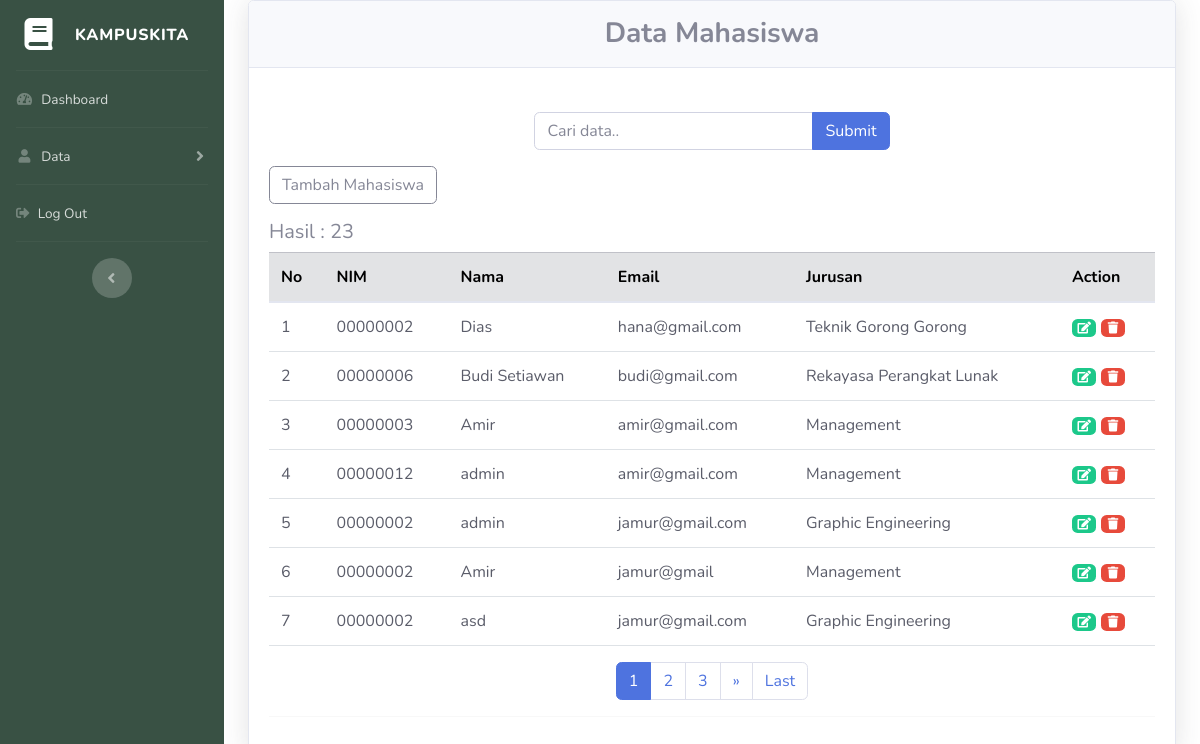
Screenshot of /index.php/mahasiswa with the database file from the repository.
### tables this page shows
CREATE TABLE `mahasiswa` (
  `id` int(11) NOT NULL,
  `nama` varchar(100) NOT NULL,
  `nim` varchar(8) NOT NULL,
  `email` varchar(100) NOT NULL,
  `jurusan` varchar(50) NOT NULL
);

### application/controllers/Mahasiswa.php (called while the page is built, shortened)
<?php
class Mahasiswa extends CI_Controller
{
	public function __construct()
	{
		$this->load->model('ModelAdmin');
	}
	public function index()
	{
		$queryAllMahasiswa = $this->ModelAdmin->getDataMahasiswa();
		$data = array('mahasiswa' => $queryAllMahasiswa);
		$title['title'] = "KampusKita Mahasiswa";
		if($this->input->post('submit')) {
			$data['keyword'] = $this->input->post('keyword');
			$this->session->set_userdata('keyword', $data['keyword']);
		} else {
			$data['keyword'] = $this->session->userdata('keyword');
		}
		$this->db->like('nama', $data['keyword']);
		$this->db->or_like('email', $data['keyword']);
		$this->db->or_like('jurusan', $data['keyword']);
		$this->db->or_like('nim', $data['keyword']);
		$this->db->from('mahasiswa');
		$config['total_rows'] = $this->db->count_all_results();
		$data['total_rows'] = $config['total_rows'];
		$config['per_page'] = 7;
		$data['start'] = $this->uri->segment(3);
		$data['mahasiswa'] = $this->ModelAdmin->getMahasiswa($config['per_page'], $data['start'], $data['keyword']);
		$this->load->view('templates/header', $title);
		$this->load->view('templates/sidebar');
		$this->load->view('view-mahasiswa.php', $data);
		$this->load->view('templates/footer');
	}
}

### index.php (called while the page is built, shortened)
<?php
require_once BASEPATH.'core/CodeIgniter.php';

### application/models/ModelAdmin.php (called while the page is built, shortened)
<?php
class ModelAdmin extends CI_Model
{
	public function getMahasiswa($limit, $start, $keyword = null)
	{
			$query = $this->db->get('mahasiswa', $limit, $start);
			return $query->result();
	}
}

### application/views/view-mahasiswa.php (the view, shortened to what this page needs)
<br>
<div class="container-fluid">
	<div class="card shadow mb-4">
		<div class="card-header py-3">
			<h3 class="m-0 font-weight-bold text-secondary" align="center">Data Mahasiswa</h3>
		</div>
		<div class="card-body">
			<div class="row justify-content-center mt-4">
				<div class="col-md-5">
					<form action="<?= base_url('mahasiswa'); ?>" method="post">
						<div class="input-group mb-3">
							<input type="text" class="form-control" placeholder="Cari data.. " name="keyword" autocomplete="off" autofocus>
							<div class="input-group-append">
								<input class="btn btn-primary" type="submit" name="submit">
							</div>
						</div>
					</form>
				</div>
			</div>
			<a class="btn btn-outline-secondary mb-3" align="center" data-toggle="modal" data-target="#newMahasiswa">Tambah Mahasiswa</a>
			<h5>Hasil : <?= $total_rows; ?></h5>
			<table class="table table-hover text-dark">
				<thead class="table-secondary">
					<tr>
						<th scope="col">No</th>
						<th scope="col">NIM</th>
						<th scope="col">Nama</th>
						<th scope="col">Email</th>
						<th scope="col">Jurusan</th>
						<th scope="col">Action</th>
					</tr>
				</thead>
				<tbody>
					<?php
					foreach ($mahasiswa as $row) :
					?>
						<tr>
							<td><?= ++$start; ?></td>
							<td><?= $row->nim; ?></td>
							<td><?= $row->nama; ?></td>
							<td><?= $row->email; ?></td>
							<td><?= $row->jurusan; ?></td>
							<td>
								<a class="badge badge-success" data-toggle="modal" data-target="#editMhs<?= $row->id; ?>" href=""><i class="fas fa-fw fa-edit"></i></a>
								<a class="badge badge-danger" data-toggle="modal" data-target="#deleteMhs<?= $row->id; ?>"><i class="fas fa-fw fa-trash"></i></a>
							</td>
						</tr>
					<?php endforeach; ?>
			</table>
			<?= $this->pagination->create_links(); ?>
			<hr class="container-divider">
		</div>
	</div>
</div>
</div>

### rows the page displays
mahasiswa: nim "00000002", nama "Dias", email "hana@gmail.com", jurusan "Teknik Gorong Gorong"
mahasiswa: nim "00000006", nama "Budi Setiawan", email "budi@gmail.com", jurusan "Rekayasa Perangkat Lunak"
mahasiswa: nim "00000003", nama "Amir", email "amir@gmail.com", jurusan "Management"
mahasiswa: nim "00000012", nama "admin", email "amir@gmail.com", jurusan "Management"
mahasiswa: nim "00000002", nama "admin", email "jamur@gmail.com", jurusan "Graphic Engineering"
mahasiswa: nim "00000002", nama "Amir", email "jamur@gmail", jurusan "Management"
mahasiswa: nim "00000002", nama "asd", email "jamur@gmail.com", jurusan "Graphic Engineering"

### other values shown
$total_rows "23"
$this->pagination->create_links() "1 2 3 » Last"
